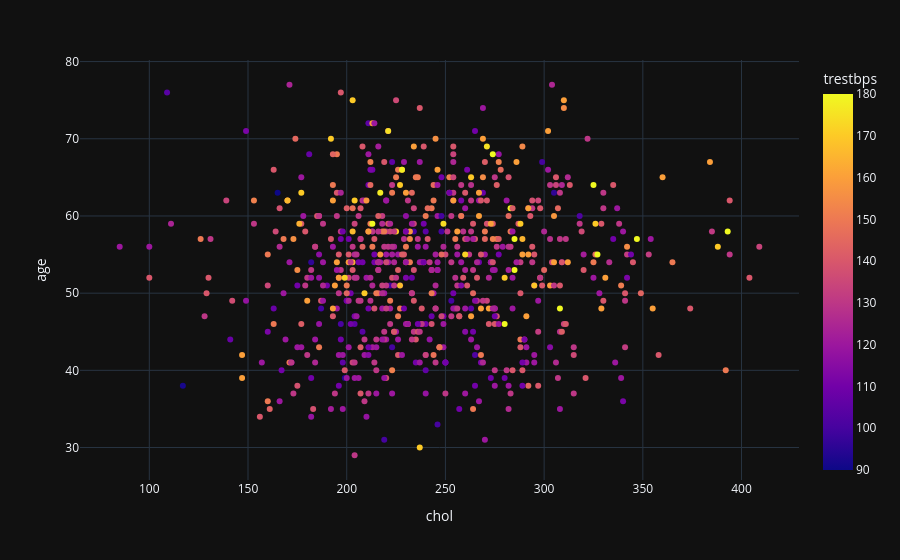

This figure's notebook cell:
### Code cell
px.scatter(heart,x='chol',y='age',color='trestbps',template='plotly_dark')
#This plot is highly valuable for detecting patterns or correlations, such as whether high cholesterol levels are more common in certain age groups or if blood pressure changes with cholesterol levels and age.

### Figure 1 — Plotly figure (JSON) as saved in the notebook; plotly's stock layout.template omitted (floating-point values rounded to 4 significant figures; data arrays with more than 128 entries replaced by an {"elided": "..."} marker saying what was removed)
{"data": [{"hovertemplate": "chol=%{x}<br>age=%{y}<br>trestbps=%{marker.color}<extra></extra>", "legendgroup": "", "marker": {"color": {"elided": "692 int values"}, "coloraxis": "coloraxis", "symbol": "circle"}, "mode": "markers", "name": "", "orientation": "v", "showlegend": false, "type": "scatter", "x": {"elided": "692 int values"}, "xaxis": "x", "y": {"elided": "692 int values"}, "yaxis": "y"}], "layout": {"autosize": true, "coloraxis": {"colorbar": {"title": {"text": "trestbps"}}, "colorscale": [[0, "#0d0887"], [0.1111, "#46039f"], [0.2222, "#7201a8"], [0.3333, "#9c179e"], [0.4444, "#bd3786"], [0.5556, "#d8576b"], [0.6667, "#ed7953"], [0.7778, "#fb9f3a"], [0.8889, "#fdca26"], [1, "#f0f921"]]}, "legend": {"tracegroupgap": 0}, "margin": {"t": 60}, "xaxis": {"anchor": "y", "autorange": true, "domain": [0, 1], "range": [64.49, 429.5], "title": {"text": "chol"}, "type": "linear"}, "yaxis": {"anchor": "x", "autorange": true, "domain": [0, 1], "range": [25.28, 80.72], "title": {"text": "age"}, "type": "linear"}}}
